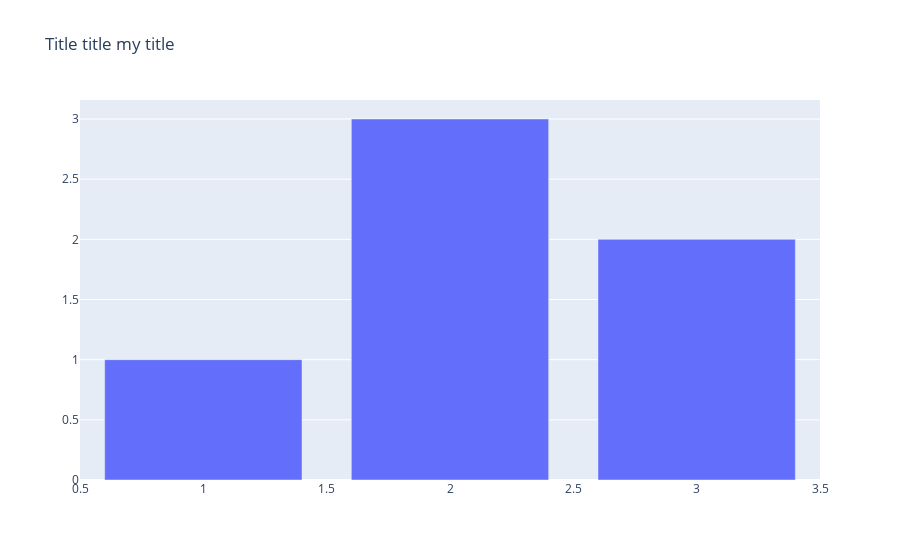

The cell this chart's notebook holds for it:
### Markdown cell above
2. graph_object 그래프

### Code cell
import plotly.graph_objects as go

fig = go.Figure(
    data=[go.Bar(x=[1, 2, 3], y=[1, 3, 2])],
    layout=go.Layout(title=go.layout.Title(text="Title title my title"))
)
fig.show()

### Figure 1 — Plotly figure (JSON) as saved in the notebook; plotly's stock layout.template omitted (floating-point values rounded to 4 significant figures)
{"data": [{"type": "bar", "x": [1, 2, 3], "y": [1, 3, 2]}], "layout": {"title": {"text": "Title title my title"}}}
